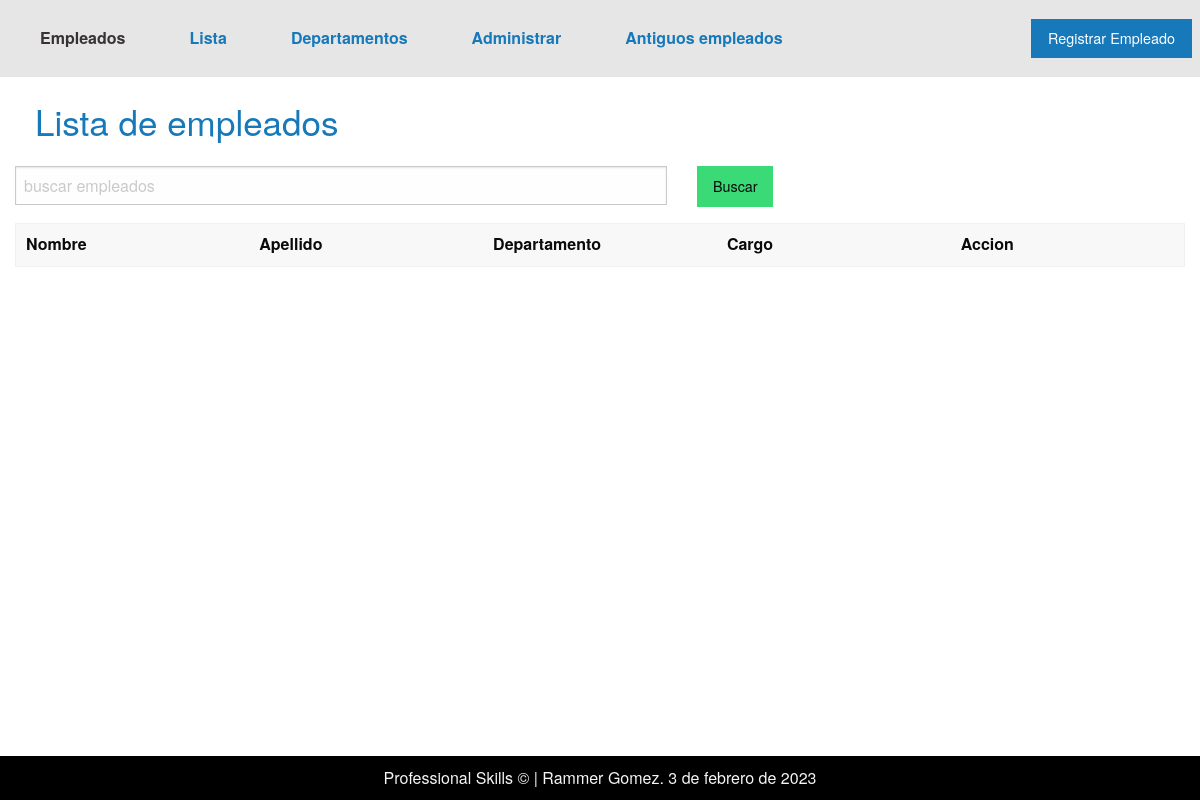
Before: /departamento_personal/1 with the older database file.
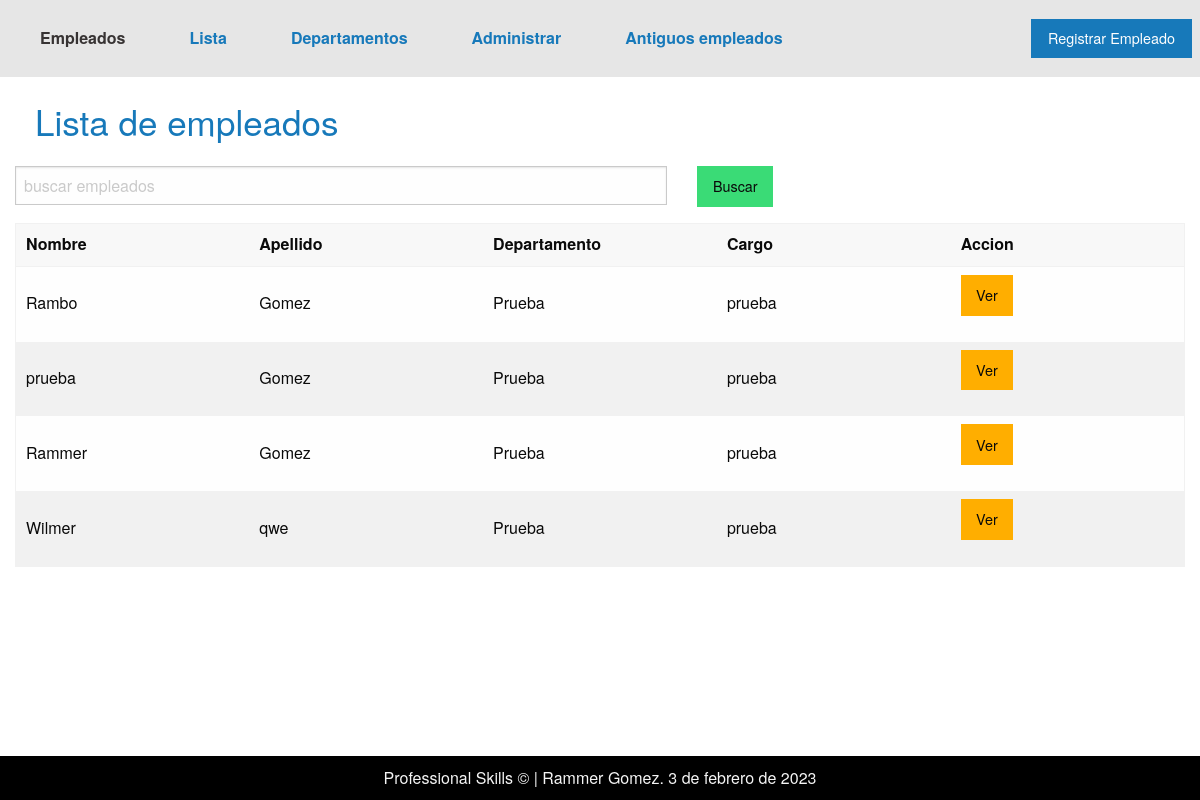
After: the same page with the newer database file.
### applications/personal/models.py (models this page shows, shortened)
class Personal(models.Model):
    DOCUMENT_CHOISES = [
        ('DNI', 'DNI',),
        ('CI', 'CI',),
        ('PASAPORTE', 'PASAPORTE',),
        ('CARNET DE EXTRANGERIA', 'CARNET DE EXTRANJERIA',),
    ]
    first_name = models.CharField('Nombre', max_length=60)
    last_name = models.CharField('Apellido', max_length=50)
    fecha_nacimiento = models.DateField("Fecha de nacimiento")
    t_documento = models.CharField('Tipo de Documento',max_length=30, choices=DOCUMENT_CHOISES, default='DNI')
    n_documento = models.IntegerField('Numero de documento')
    foto = models.ImageField('Foto', upload_to='foto/')
    n_telefonico = models.IntegerField('Numero de telefono')
    cargo = models.ForeignKey(Cargo, on_delete=models.CASCADE)
    departamento = models.ForeignKey(Departamento, on_delete=models.CASCADE)
    fecha_ingreso = models.DateField('Fecha de ingreso')
    habilidades = models.ManyToManyField(Habilidades)
    aportes =  RichTextField('Aportes', blank=True)
    deficiencias = RichTextField('Deficiencias',blank=True)
    recomendaciones = RichTextField('Recomendaciones', blank=True)
    n_faltas = models.IntegerField('Numero de Faltas',blank=True, default=0)
    falta_des = RichTextField('Descripcion de faltas', blank=True)
    activo = models.BooleanField("Activo", default=True)
    curriculum = models.FileField('Curriculum', upload_to='curriculums/')
    class Meta:
        verbose_name = 'Empleado'
        verbose_name_plural = 'Empleados'

class Cargo(models.Model):
    cargo = models.CharField('Cargo', max_length=50)
    descripcion = RichTextField('Descripcion del Cargo')
    class Meta:
        verbose_name = 'Cargo'
        verbose_name_plural = 'Cargos'
    def __str__(self):
        return self.cargo

### applications/departamento/models.py (models this page shows)
class Departamento(models.Model):
    name = models.CharField('Departamento', max_length=50)
    short_name = models.CharField('Nombre corto', max_length=20, unique=True)
    class Meta:
        verbose_name = 'Departamento'
        verbose_name_plural = 'Departamentos'
    def __str__(self):
        return self.short_name

### applications/personal/views.py (the view)
# urls.py: path('departamento_personal/<departamento>', views.Personal_departamento.as_view(), name='departamento_personal'),
class Personal_departamento(ListView):
    template_name = "personal/personal_departamento.html"
    context_object_name = "personal"
    def get_queryset(self):
        trabajador = self.request.GET.get('trabajador',"")
        departamento = self.kwargs['departamento']
        lista = Personal.objects.filter(
            departamento_id = departamento,
            first_name__contains = trabajador
        )
        return lista

### applications/departamento/processors.py (called while the page is built)
def get_departamento(request):
    departamentos = Departamento.objects.all()
    return {
        'get_departamento': departamentos
    }

### templates/personal/personal_departamento.html (shortened to what this page needs)
{% extends 'layout.html' %}
{% block content %}
    {% include 'includes/lista_empleados.html' %}
    {% include 'includes/footer.html' %}
{% endblock content %}

### templates/includes/lista_empleados.html (shortened to what this page needs)
<div class="grid-container">
    <div class="grid-x">
        <h1 class="h1-cabecera2 cell"> Lista de empleados</h1>
        <form class="cell grid-x grid-margin-x" method="GET">{% csrf_token %}
            <div class="cell large-7">
                <input type="text" id='trabajador' name="trabajador" placeholder="buscar empleados">
            </div>
            <div class="cell large-2">
                <button class="submit success button" type='submit'>Buscar</button>
            </div>
        </form>
        <div class="cell">
            <table  class="hover">
                <thead>
                  <tr>
                    <th width="150">Nombre</th>
                    <th width="150">Apellido</th>
                    <th width="150">Departamento</th>
                    <th width="150">Cargo</th>
                    <th width="150">Accion</th>
                  </tr>
                </thead>
                <tbody>
                    {% for lista in personal %}
                        <tr>
                            <td>{{lista.first_name}}</td>
                            <td>{{lista.last_name}}</td>
                            <td>{{lista.departamento}}</td>
                            <td>{{lista.cargo}}</td>
                            <td><a class="button warning"  href="{% url 'app_personal:detalle_personal' lista.id %}">Ver</a></td>
                        </tr>
                    {%endfor%}
                </tbody>
              </table>
        </div>
    </div>
</div>

Changed rows visible on the page:
added Personal: first_name "Rambo", last_name "Gomez", departamento "Prueba", cargo "prueba"
added Personal: first_name "prueba", last_name "Gomez", departamento "Prueba", cargo "prueba"
added Personal: first_name "Rammer", last_name "Gomez", departamento "Prueba", cargo "prueba"
added Personal: first_name "Wilmer", last_name "qwe", departamento "Prueba", cargo "prueba"
